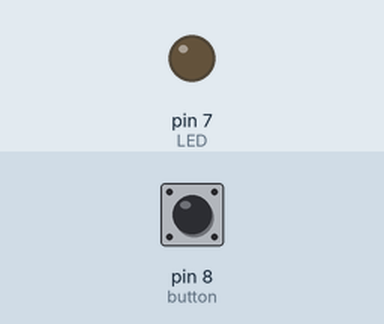
This sketch was run on a simulated Arduino Uno, built with avr-gcc and run on an emulated ATmega328P. Parts: output pins drawn as LEDs (lit = HIGH). The test bench sets the inputs (shaded band); at power-on: pin 8 (button) LOW.

Above: at 1.2 s.
1.3 s: pin 8 (button) pulled HIGH for 0.15 s
At 1.37 s:
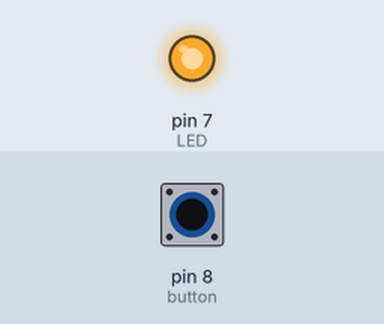
2.9 s: pin 8 (button) pulled HIGH for 3.2 s
At 7.3 s:
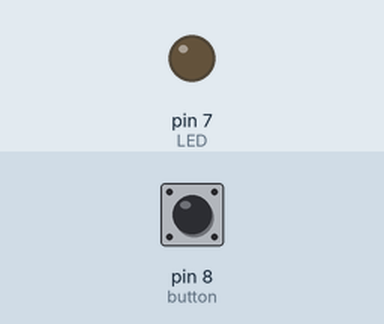
Timing chart, 0 to 8.8 s (numbered marks = the images above; inputs shaded):
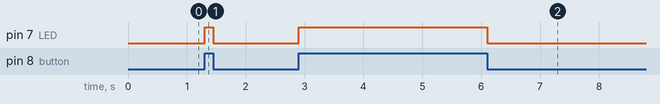

Measured:
- after the input at 1.3 s, pin 7 (LED): LOW → HIGH at once, → LOW 0.15 s later
- after the input at 2.9 s, pin 7 (LED): LOW → HIGH at once, → LOW 3.2 s later

The sketch:

LED_ex_BTN.ino
```cpp
int LED = 7;
int button = 8;

void setup() {
  // put your setup code here, to run once:
  pinMode(LED, OUTPUT);
  pinMode(button, INPUT);
}

void loop() {
  // put your main code here, to run repeatedly:
  int btn = digitalRead(button);
  if(btn == HIGH){
    digitalWrite(LED, HIGH);
  }else {
    digitalWrite(LED, LOW);
  }
}
```
